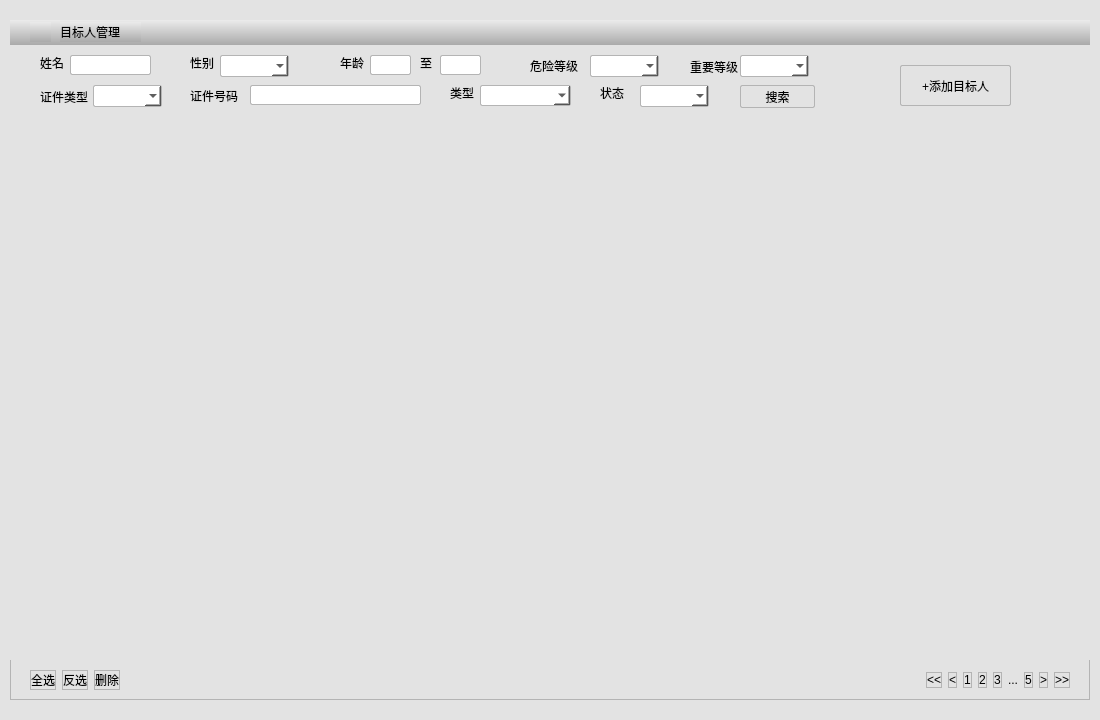
<?xml version="1.0" encoding="UTF-8"?>
<ui version="4.0">
 <class>TargetPersonManager</class>
 <widget class="QWidget" name="TargetPersonManager">
  <property name="geometry">
   <rect>
    <x>0</x>
    <y>0</y>
    <width>1100</width>
    <height>720</height>
   </rect>
  </property>
  <property name="windowTitle">
   <string>Form</string>
  </property>
  <property name="styleSheet">
   <string notr="true">background-color: rgb(227, 227, 227);</string>
  </property>
  <layout class="QVBoxLayout" name="verticalLayout">
   <property name="spacing">
    <number>0</number>
   </property>
   <property name="leftMargin">
    <number>10</number>
   </property>
   <property name="topMargin">
    <number>20</number>
   </property>
   <property name="rightMargin">
    <number>10</number>
   </property>
   <property name="bottomMargin">
    <number>20</number>
   </property>
   <item>
    <widget class="QWidget" name="widget" native="true">
     <property name="styleSheet">
      <string notr="true"/>
     </property>
     <layout class="QVBoxLayout" name="verticalLayout_2">
      <property name="spacing">
       <number>0</number>
      </property>
      <property name="leftMargin">
       <number>0</number>
      </property>
      <property name="topMargin">
       <number>0</number>
      </property>
      <property name="rightMargin">
       <number>0</number>
      </property>
      <property name="bottomMargin">
       <number>0</number>
      </property>
      <item>
       <widget class="QWidget" name="widget_2" native="true">
        <property name="minimumSize">
         <size>
          <width>0</width>
          <height>25</height>
         </size>
        </property>
        <property name="maximumSize">
         <size>
          <width>16777215</width>
          <height>25</height>
         </size>
        </property>
        <property name="styleSheet">
         <string notr="true">border-radius:0px;
background-color: qlineargradient(spread:pad, x1:0, y1:0, x2:0, y2:1, stop:0 rgba(235, 235, 235, 255), stop:1 rgba(170, 170, 170, 255));</string>
        </property>
        <widget class="QLabel" name="label">
         <property name="geometry">
          <rect>
           <x>20</x>
           <y>2</y>
           <width>21</width>
           <height>20</height>
          </rect>
         </property>
         <property name="styleSheet">
          <string notr="true">border:none</string>
         </property>
         <property name="text">
          <string/>
         </property>
         <property name="pixmap">
          <pixmap resource="../Resouce.qrc">:/images/目标人管理小图标.png</pixmap>
         </property>
        </widget>
        <widget class="QLabel" name="label_2">
         <property name="geometry">
          <rect>
           <x>50</x>
           <y>2</y>
           <width>81</width>
           <height>20</height>
          </rect>
         </property>
         <property name="styleSheet">
          <string notr="true">border:none;
font: 11pt &quot;黑体&quot;;</string>
         </property>
         <property name="text">
          <string>目标人管理</string>
         </property>
        </widget>
       </widget>
      </item>
      <item>
       <widget class="QWidget" name="widget_3" native="true">
        <property name="styleSheet">
         <string notr="true">border:1px solid rgb(180,180,180)</string>
        </property>
        <layout class="QVBoxLayout" name="verticalLayout_3">
         <property name="spacing">
          <number>0</number>
         </property>
         <property name="leftMargin">
          <number>0</number>
         </property>
         <property name="topMargin">
          <number>0</number>
         </property>
         <property name="rightMargin">
          <number>0</number>
         </property>
         <property name="bottomMargin">
          <number>0</number>
         </property>
         <item>
          <widget class="QWidget" name="widget_4" native="true">
           <property name="minimumSize">
            <size>
             <width>0</width>
             <height>70</height>
            </size>
           </property>
           <property name="maximumSize">
            <size>
             <width>16777215</width>
             <height>80</height>
            </size>
           </property>
           <property name="styleSheet">
            <string notr="true">border:none</string>
           </property>
           <widget class="QLabel" name="label_3">
            <property name="geometry">
             <rect>
              <x>30</x>
              <y>10</y>
              <width>31</width>
              <height>16</height>
             </rect>
            </property>
            <property name="text">
             <string>姓名</string>
            </property>
           </widget>
           <widget class="QLabel" name="label_4">
            <property name="geometry">
             <rect>
              <x>180</x>
              <y>10</y>
              <width>31</width>
              <height>16</height>
             </rect>
            </property>
            <property name="text">
             <string>性别</string>
            </property>
           </widget>
           <widget class="QLabel" name="label_5">
            <property name="geometry">
             <rect>
              <x>330</x>
              <y>10</y>
              <width>31</width>
              <height>16</height>
             </rect>
            </property>
            <property name="text">
             <string>年龄</string>
            </property>
           </widget>
           <widget class="QLabel" name="label_6">
            <property name="geometry">
             <rect>
              <x>520</x>
              <y>10</y>
              <width>54</width>
              <height>21</height>
             </rect>
            </property>
            <property name="text">
             <string>危险等级</string>
            </property>
           </widget>
           <widget class="QLabel" name="label_7">
            <property name="geometry">
             <rect>
              <x>680</x>
              <y>11</y>
              <width>54</width>
              <height>21</height>
             </rect>
            </property>
            <property name="text">
             <string>重要等级</string>
            </property>
           </widget>
           <widget class="QLabel" name="label_8">
            <property name="geometry">
             <rect>
              <x>30</x>
              <y>41</y>
              <width>54</width>
              <height>21</height>
             </rect>
            </property>
            <property name="text">
             <string>证件类型</string>
            </property>
           </widget>
           <widget class="QLabel" name="label_9">
            <property name="geometry">
             <rect>
              <x>180</x>
              <y>40</y>
              <width>54</width>
              <height>21</height>
             </rect>
            </property>
            <property name="text">
             <string>证件号码</string>
            </property>
           </widget>
           <widget class="QLabel" name="label_10">
            <property name="geometry">
             <rect>
              <x>440</x>
              <y>40</y>
              <width>31</width>
              <height>16</height>
             </rect>
            </property>
            <property name="text">
             <string>类型</string>
            </property>
           </widget>
           <widget class="QLabel" name="label_11">
            <property name="geometry">
             <rect>
              <x>590</x>
              <y>40</y>
              <width>31</width>
              <height>16</height>
             </rect>
            </property>
            <property name="text">
             <string>状态</string>
            </property>
           </widget>
           <widget class="QPushButton" name="m_btnSearch">
            <property name="geometry">
             <rect>
              <x>730</x>
              <y>40</y>
              <width>75</width>
              <height>23</height>
             </rect>
            </property>
            <property name="styleSheet">
             <string notr="true">border:1px solid rgb(180,180,180);
border-radius:2px;</string>
            </property>
            <property name="text">
             <string>搜索</string>
            </property>
           </widget>
           <widget class="QLabel" name="label_12">
            <property name="geometry">
             <rect>
              <x>410</x>
              <y>10</y>
              <width>21</width>
              <height>16</height>
             </rect>
            </property>
            <property name="text">
             <string>至</string>
            </property>
           </widget>
           <widget class="QPushButton" name="m_btnAddTargetPerson">
            <property name="geometry">
             <rect>
              <x>890</x>
              <y>20</y>
              <width>111</width>
              <height>41</height>
             </rect>
            </property>
            <property name="styleSheet">
             <string notr="true">border:1px solid rgb(180,180,180);
border-radius:2px;</string>
            </property>
            <property name="text">
             <string>+添加目标人</string>
            </property>
           </widget>
           <widget class="QLineEdit" name="m_editName">
            <property name="geometry">
             <rect>
              <x>60</x>
              <y>10</y>
              <width>81</width>
              <height>20</height>
             </rect>
            </property>
            <property name="styleSheet">
             <string notr="true">border:1px solid rgb(180,180,180);
border-radius:2px;
background-color:rgb(255,255,255)</string>
            </property>
           </widget>
           <widget class="QComboBox" name="m_comboSex">
            <property name="geometry">
             <rect>
              <x>210</x>
              <y>10</y>
              <width>69</width>
              <height>22</height>
             </rect>
            </property>
            <property name="styleSheet">
             <string notr="true">border:1px solid rgb(180,180,180);
border-radius:2px;
background-color:rgb(255,255,255)</string>
            </property>
           </widget>
           <widget class="QComboBox" name="m_comboDangerousLevel">
            <property name="geometry">
             <rect>
              <x>580</x>
              <y>10</y>
              <width>69</width>
              <height>22</height>
             </rect>
            </property>
            <property name="styleSheet">
             <string notr="true">border:1px solid rgb(180,180,180);
border-radius:2px;
background-color:rgb(255,255,255)</string>
            </property>
           </widget>
           <widget class="QComboBox" name="m_comboImportanceLevel">
            <property name="geometry">
             <rect>
              <x>730</x>
              <y>10</y>
              <width>69</width>
              <height>22</height>
             </rect>
            </property>
            <property name="styleSheet">
             <string notr="true">border:1px solid rgb(180,180,180);
border-radius:2px;
background-color:rgb(255,255,255)</string>
            </property>
           </widget>
           <widget class="QLineEdit" name="m_editMinAge">
            <property name="geometry">
             <rect>
              <x>360</x>
              <y>10</y>
              <width>41</width>
              <height>20</height>
             </rect>
            </property>
            <property name="styleSheet">
             <string notr="true">border:1px solid rgb(180,180,180);
border-radius:2px;
background-color:rgb(255,255,255)</string>
            </property>
           </widget>
           <widget class="QLineEdit" name="m_editMaxAge">
            <property name="geometry">
             <rect>
              <x>430</x>
              <y>10</y>
              <width>41</width>
              <height>20</height>
             </rect>
            </property>
            <property name="styleSheet">
             <string notr="true">border:1px solid rgb(180,180,180);
border-radius:2px;
background-color:rgb(255,255,255)</string>
            </property>
           </widget>
           <widget class="QComboBox" name="m_comboCredentialsType">
            <property name="geometry">
             <rect>
              <x>83</x>
              <y>40</y>
              <width>69</width>
              <height>22</height>
             </rect>
            </property>
            <property name="styleSheet">
             <string notr="true">border:1px solid rgb(180,180,180);
border-radius:2px;
background-color:rgb(255,255,255)</string>
            </property>
           </widget>
           <widget class="QLineEdit" name="m_editCredentialsNumber">
            <property name="geometry">
             <rect>
              <x>240</x>
              <y>40</y>
              <width>171</width>
              <height>20</height>
             </rect>
            </property>
            <property name="styleSheet">
             <string notr="true">border:1px solid rgb(180,180,180);
border-radius:2px;
background-color:rgb(255,255,255)</string>
            </property>
           </widget>
           <widget class="QComboBox" name="m_comboType">
            <property name="geometry">
             <rect>
              <x>470</x>
              <y>40</y>
              <width>91</width>
              <height>21</height>
             </rect>
            </property>
            <property name="styleSheet">
             <string notr="true">border:1px solid rgb(180,180,180);
border-radius:2px;
background-color:rgb(255,255,255)</string>
            </property>
           </widget>
           <widget class="QComboBox" name="m_comboStatus">
            <property name="geometry">
             <rect>
              <x>630</x>
              <y>40</y>
              <width>69</width>
              <height>22</height>
             </rect>
            </property>
            <property name="styleSheet">
             <string notr="true">border:1px solid rgb(180,180,180);
border-radius:2px;
background-color:rgb(255,255,255)</string>
            </property>
           </widget>
          </widget>
         </item>
         <item>
          <widget class="QWidget" name="widget_5" native="true">
           <layout class="QVBoxLayout" name="verticalLayout_4">
            <property name="spacing">
             <number>0</number>
            </property>
            <property name="leftMargin">
             <number>0</number>
            </property>
            <property name="topMargin">
             <number>0</number>
            </property>
            <property name="rightMargin">
             <number>0</number>
            </property>
            <property name="bottomMargin">
             <number>0</number>
            </property>
            <item>
             <widget class="QTableWidget" name="m_table">
              <property name="styleSheet">
               <string notr="true">border:none</string>
              </property>
              <property name="editTriggers">
               <set>QAbstractItemView::NoEditTriggers</set>
              </property>
              <property name="selectionMode">
               <enum>QAbstractItemView::SingleSelection</enum>
              </property>
              <property name="selectionBehavior">
               <enum>QAbstractItemView::SelectRows</enum>
              </property>
              <property name="textElideMode">
               <enum>Qt::ElideMiddle</enum>
              </property>
             </widget>
            </item>
            <item>
             <layout class="QHBoxLayout" name="horizontalLayout">
              <property name="spacing">
               <number>6</number>
              </property>
              <property name="leftMargin">
               <number>20</number>
              </property>
              <property name="topMargin">
               <number>10</number>
              </property>
              <property name="rightMargin">
               <number>20</number>
              </property>
              <property name="bottomMargin">
               <number>10</number>
              </property>
              <item>
               <widget class="QPushButton" name="m_btnSelectAll">
                <property name="styleSheet">
                 <string notr="true">border:1px solid rgb(180,180,180);
border-radius:2px;
width:50;
height:20;
background-color: rgb(222, 222, 222);
QPushButton{
hover:background-color: rgb(41, 147, 207);
pressed:background-color: rgb(41, 147, 207);
}</string>
                </property>
                <property name="text">
                 <string>全选</string>
                </property>
               </widget>
              </item>
              <item>
               <widget class="QPushButton" name="m_btnReSelectAll">
                <property name="styleSheet">
                 <string notr="true">border:1px solid rgb(180,180,180);
border-radius:2px;
width:50;
height:20;
background-color: rgb(222, 222, 222);
QPushButton{
hover:background-color: rgb(41, 147, 207);
pressed:background-color: rgb(41, 147, 207);
}</string>
                </property>
                <property name="text">
                 <string>反选</string>
                </property>
               </widget>
              </item>
              <item>
               <widget class="QPushButton" name="m_btnDelete">
                <property name="styleSheet">
                 <string notr="true">border:1px solid rgb(180,180,180);
border-radius:2px;
width:50;
height:20;
background-color: rgb(222, 222, 222);
QPushButton{
hover:background-color: rgb(41, 147, 207);
pressed:background-color: rgb(41, 147, 207);
}</string>
                </property>
                <property name="text">
                 <string>删除</string>
                </property>
               </widget>
              </item>
              <item>
               <spacer name="horizontalSpacer">
                <property name="orientation">
                 <enum>Qt::Horizontal</enum>
                </property>
                <property name="sizeHint" stdset="0">
                 <size>
                  <width>40</width>
                  <height>20</height>
                 </size>
                </property>
               </spacer>
              </item>
              <item>
               <widget class="QPushButton" name="m_btnPageFirst">
                <property name="maximumSize">
                 <size>
                  <width>25</width>
                  <height>16777215</height>
                 </size>
                </property>
                <property name="styleSheet">
                 <string notr="true">border:1px solid rgb(180,180,180);
border-radius:2px;
width:20;
height:20;
background-color: rgb(222, 222, 222);
QPushButton{
hover:background-color: rgb(41, 147, 207);
pressed:background-color: rgb(41, 147, 207);
}
</string>
                </property>
                <property name="text">
                 <string>&lt;&lt;</string>
                </property>
               </widget>
              </item>
              <item>
               <widget class="QPushButton" name="m_btnPagePre">
                <property name="maximumSize">
                 <size>
                  <width>25</width>
                  <height>16777215</height>
                 </size>
                </property>
                <property name="styleSheet">
                 <string notr="true">border:1px solid rgb(180,180,180);
border-radius:2px;
width:20;
height:20;
background-color: rgb(222, 222, 222);
QPushButton{
hover:background-color: rgb(41, 147, 207);
pressed:background-color: rgb(41, 147, 207);
}</string>
                </property>
                <property name="text">
                 <string>&lt;</string>
                </property>
               </widget>
              </item>
              <item>
               <widget class="QPushButton" name="m_btnPageOne">
                <property name="maximumSize">
                 <size>
                  <width>25</width>
                  <height>16777215</height>
                 </size>
                </property>
                <property name="styleSheet">
                 <string notr="true">border:1px solid rgb(180,180,180);
border-radius:2px;
width:20;
height:20;
background-color: rgb(222, 222, 222);
QPushButton{
hover:background-color: rgb(41, 147, 207);
pressed:background-color: rgb(41, 147, 207);
}</string>
                </property>
                <property name="text">
                 <string>1</string>
                </property>
                <property name="checkable">
                 <bool>true</bool>
                </property>
               </widget>
              </item>
              <item>
               <widget class="QPushButton" name="m_btnPageTwo">
                <property name="maximumSize">
                 <size>
                  <width>25</width>
                  <height>16777215</height>
                 </size>
                </property>
                <property name="styleSheet">
                 <string notr="true">border:1px solid rgb(180,180,180);
border-radius:2px;
width:20;
height:20;
background-color: rgb(222, 222, 222);
QPushButton{
hover:background-color: rgb(41, 147, 207);
pressed:background-color: rgb(41, 147, 207);
}</string>
                </property>
                <property name="text">
                 <string>2</string>
                </property>
                <property name="checkable">
                 <bool>true</bool>
                </property>
               </widget>
              </item>
              <item>
               <widget class="QPushButton" name="m_btnPageThree">
                <property name="maximumSize">
                 <size>
                  <width>25</width>
                  <height>16777215</height>
                 </size>
                </property>
                <property name="styleSheet">
                 <string notr="true">border:1px solid rgb(180,180,180);
border-radius:2px;
width:20;
height:20;
background-color: rgb(222, 222, 222);
QPushButton{
hover:background-color: rgb(41, 147, 207);
pressed:background-color: rgb(41, 147, 207);
}</string>
                </property>
                <property name="text">
                 <string>3</string>
                </property>
                <property name="checkable">
                 <bool>true</bool>
                </property>
               </widget>
              </item>
              <item>
               <widget class="QLabel" name="m_labelPage">
                <property name="styleSheet">
                 <string notr="true">font: 14pt &quot;黑体&quot;;
border:none</string>
                </property>
                <property name="text">
                 <string>...</string>
                </property>
               </widget>
              </item>
              <item>
               <widget class="QPushButton" name="m_btnPageFive">
                <property name="maximumSize">
                 <size>
                  <width>25</width>
                  <height>16777215</height>
                 </size>
                </property>
                <property name="styleSheet">
                 <string notr="true">border:1px solid rgb(180,180,180);
border-radius:2px;
width:20;
height:20;
background-color: rgb(222, 222, 222);
QPushButton{
hover:background-color: rgb(41, 147, 207);
pressed:background-color: rgb(41, 147, 207);
}</string>
                </property>
                <property name="text">
                 <string>5</string>
                </property>
                <property name="checkable">
                 <bool>true</bool>
                </property>
               </widget>
              </item>
              <item>
               <widget class="QPushButton" name="m_btnPageNext">
                <property name="maximumSize">
                 <size>
                  <width>25</width>
                  <height>16777215</height>
                 </size>
                </property>
                <property name="styleSheet">
                 <string notr="true">border:1px solid rgb(180,180,180);
border-radius:2px;
width:20;
height:20;
background-color: rgb(222, 222, 222);
QPushButton{
hover:background-color: rgb(41, 147, 207);
pressed:background-color: rgb(41, 147, 207);
}</string>
                </property>
                <property name="text">
                 <string>&gt;</string>
                </property>
               </widget>
              </item>
              <item>
               <widget class="QPushButton" name="m_btnPageLast">
                <property name="sizePolicy">
                 <sizepolicy hsizetype="Fixed" vsizetype="Fixed">
                  <horstretch>0</horstretch>
                  <verstretch>0</verstretch>
                 </sizepolicy>
                </property>
                <property name="maximumSize">
                 <size>
                  <width>25</width>
                  <height>16777215</height>
                 </size>
                </property>
                <property name="styleSheet">
                 <string notr="true">border:1px solid rgb(180,180,180);
border-radius:2px;
width:20;
height:20;
background-color: rgb(222, 222, 222);
QPushButton{
hover:background-color: rgb(41, 147, 207);
pressed:background-color: rgb(41, 147, 207);
}</string>
                </property>
                <property name="text">
                 <string>&gt;&gt;</string>
                </property>
               </widget>
              </item>
             </layout>
            </item>
           </layout>
          </widget>
         </item>
        </layout>
       </widget>
      </item>
     </layout>
    </widget>
   </item>
  </layout>
 </widget>
 <resources>
  <include location="../Resouce.qrc"/>
 </resources>
 <connections/>
</ui>
